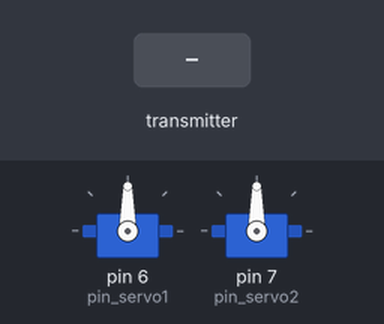
This sketch was run on a simulated Arduino Uno, built with avr-gcc and run on an emulated ATmega328P. Parts: 2 × servo. The inputs (shaded band) are chosen by the test bench. No radio packets arrive unless stated.

Above: at 1.2 s.
1.3 s: the transmitter starts sending msg.0 = 0
At 2.5 s:
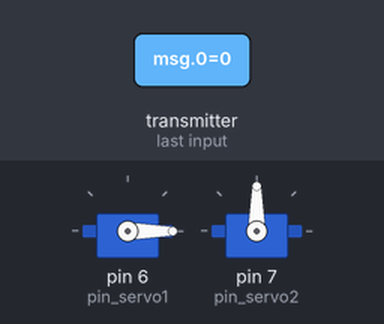
2.8 s: the transmitter starts sending msg.5 = 1
At 3.8 s:
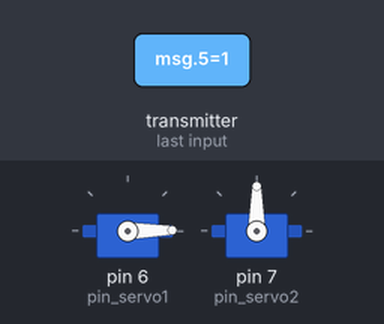
Timing chart, 0 to 5.8 s (numbered marks = the images above; inputs shaded):
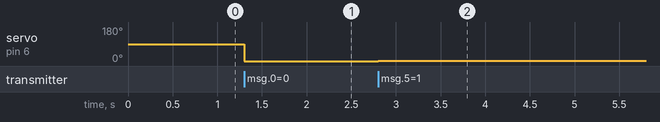

The sketch:

control_movil.ino
```cpp
#include <Servo.h>

#include <nRF24L01.h>
#include <RF24.h>
#include <RF24_config.h>
#include <SPI.h>

//iniciando el mensaje
int msg[16];

RF24 radio(9,10);
const uint64_t pipe = 0xE8E8F0F0E1LL;

//definicion de pines drivers motores
int PWA=2, enA1=22, enA2=23, PWB=3, enB1=24, enB2=25;
int PWC=4, enC1=26, enC2=27, PWD=5, enD1=28, enD2=29;
//deficion de servomotores
Servo servo1;
Servo servo2;
int pin_servo1=6;
int pin_servo2=7;
//definicion lecturas analogicas joystick
int set_jy1_1;
int set_jy1_2;
int jy1_in1=0;
int jy1_in2=1;

int set_jy2_1;
int set_jy2_2;
int jy2_in1=2;
int jy2_in2=3;


void setup() {
  // put your setup code here, to run once:
  Serial.begin(9600);
  radio.begin();
  radio.openReadingPipe(1,pipe);
  radio.startListening();

  servo1.attach(pin_servo1);
  servo2.attach(pin_servo2);
  /*
  set_jy1_1=analogRead(jy1_in1);
  set_jy1_2=analogRead(jy1_in2);

  set_jy2_1=analogRead(jy1_in1);
  set_jy2_2=analogRead(jy2_in2);

  pinMode(PWA,OUTPUT);
  pinMode(enA1,OUTPUT);
  pinMode(enA2,OUTPUT);

  pinMode(PWB,OUTPUT);
  pinMode(enB1,OUTPUT);
  pinMode(enB2,OUTPUT);

  pinMode(PWC,OUTPUT);
  pinMode(enC1,OUTPUT);
  pinMode(enC2,OUTPUT);

  pinMode(PWD,OUTPUT);
  pinMode(enD1,OUTPUT);
  pinMode(enD2,OUTPUT);
  */
}

void loop() {
  if (radio.available())
  {
    // bool done = false;
    int done = radio.read(msg, 16);
    // lastmsg = msg[0];
    servo1.write(msg[5]);
    delay(15);
  }
}
/*
void sentido_motor1(char direccion, float velocidad){
  switch(direccion){
    case('a'):{
      digitalWrite(enA1,1);
      digitalWrite(enA2,0);
      analogWrite(PWA,velocidad);
      break;
    }
    case('r'):{
      digitalWrite(enA1,0);
      digitalWrite(enA2,1);
      analogWrite(PWA,velocidad);
      break;
    }
  }
}
void sentido_motor2(char direccion, float velocidad){
  switch(direccion){
    case('a'):{
      digitalWrite(enB1,1);
      digitalWrite(enB2,0);
      analogWrite(PWB,velocidad);
      break;
    }
    case('r'):{
      digitalWrite(enB1,0);
      digitalWrite(enB2,1);
      analogWrite(PWB,velocidad);
      break;
    }
  }
}
void sentido_motor3(char direccion, float velocidad){
  switch(direccion){
    case('a'):{
      digitalWrite(enC1,1);
      digitalWrite(enC2,0);
      analogWrite(PWC,velocidad);
      break;
    }
    case('r'):{
      digitalWrite(enC1,0);
      digitalWrite(enC2,1);
      analogWrite(PWC,velocidad);
      break;
    }
  }
}
void sentido_motor4(char direccion, float velocidad){
  switch(direccion){
    case('a'):{
      digitalWrite(enD1,1);
      digitalWrite(enD2,0);
      analogWrite(PWD,velocidad);
      break;
    }
    case('r'):{
      digitalWrite(enD1,0);
      digitalWrite(enD2,1);
      analogWrite(PWD,velocidad);
      break;
    }
  }
}
void control_servo1(int val){
  servo1.write(val);
  delay(15);
}
void control_servo2(int val){
  servo2.write(val);
  delay(15);
}
*/
```

Measured:
- after the input at 1.3 s, servo on pin 6 (pin_servo1): 90° → 0° at once
- after the input at 2.8 s, servo on pin 6 (pin_servo1): 0° → 1° at once
